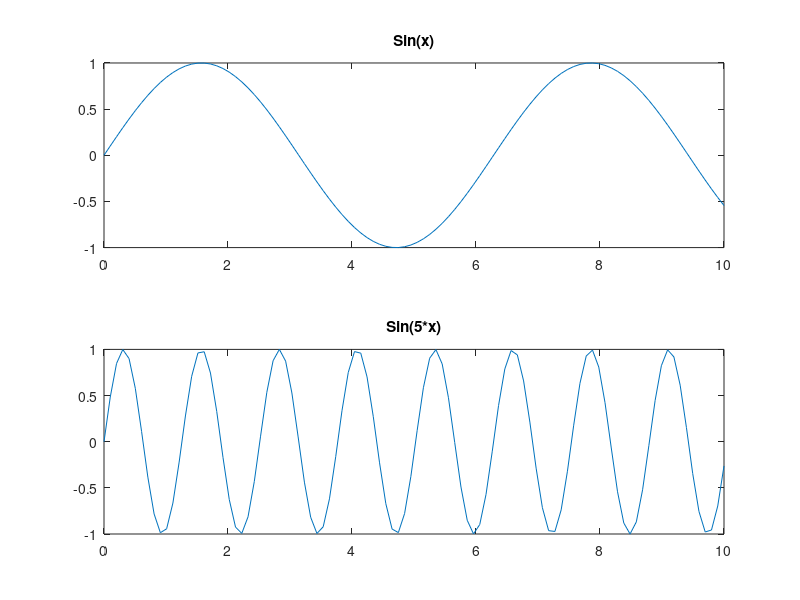

MATLAB code for this plot:
%% Ploting two signal
subplot(2,1,1);
x = linspace(0,10);
y1 = sin(x);
plot(x,y1);
title('Sin(x)');

subplot(2,1,2); 
y2 = sin(5*x);
plot(x,y2);
title('Sin(5*x)');
%% To clear the terminal & workspace
clc;
clear all;
